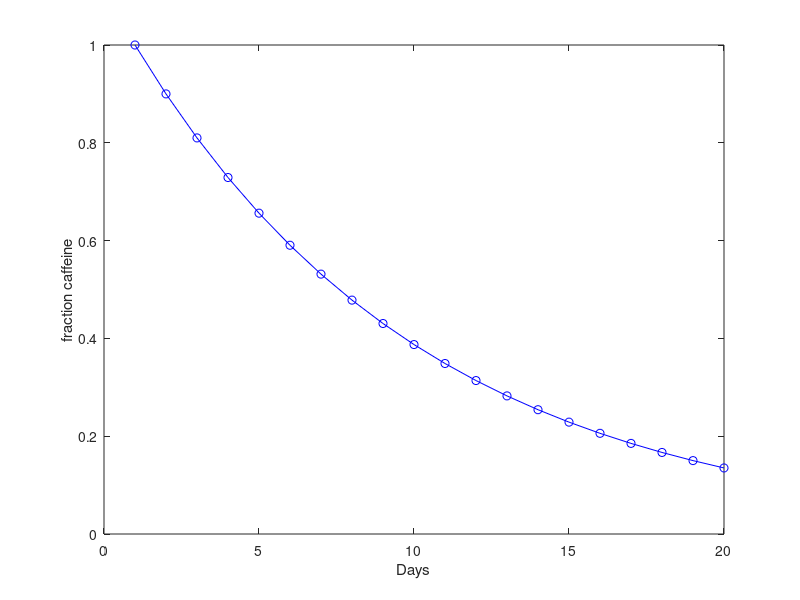

The MATLAB script that drew this image:
% how much caffeine is there in the jar?

nMax = 20; %number of days

N = 10; %number of coffee servings in a jar

x = zeros(1,nMax); %fraction of caffeine on day n
x(1) = 1.0; %initial fraction; matlab is a base 1 language

for n=2:nMax
    
    x(n) = x(n-1) - 1/N*x(n-1); %governing law, how system evolves over time

end % finished loop through days

figure(1);
plot(x,'-ob') % -ob is lines (-) connecting circles (o) blue (b)
ylabel('fraction caffeine')
xlabel('Days')

display(x); %displays the values of x in the command window

%right click can be used to evaluate variables (partial code execution)